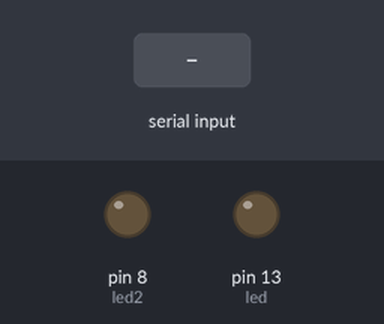
Recording of a sketch running on a simulated Arduino Uno, built with avr-gcc and run on an emulated ATmega328P. Parts: output pins drawn as LEDs (lit = HIGH). The test bench sets the inputs (shaded band).

Above: at 1.2 s.
1.3 s: "1" received over Serial
At 2.0 s:
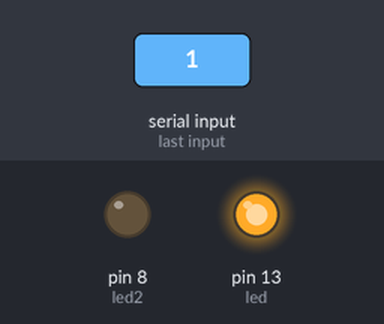
2.8 s: "0" received over Serial
At 3.2 s:
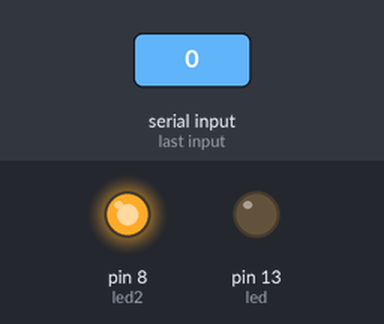
Timing chart, 0 to 5.8 s (numbered marks = the images above; inputs shaded):
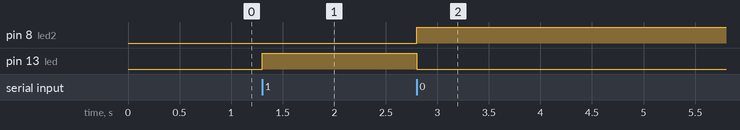

The sketch:

sketch_jan31a.ino
```cpp
int led = 13; // variable int is set as led and GPIO Pin is set as 13
int led2 = 8; // same here,but GPIO is Pin 8

void setup() {
  pinMode(led, OUTPUT);
  pinMode(led2,OUTPUT);
  Serial.begin(9600);  //serial coomunication b/w thonny and arduino is established
}

void loop() {
  if (Serial.available()) {
    char data = Serial.read(); // Char data reads value and stores data on serial
    if (data == '1')
    {
      digitalWrite(led, HIGH);
      digitalWrite(led2, LOW);
    }
    else if (data == '0')
    {
      digitalWrite(led2, HIGH);
      digitalWrite(led, LOW);
    }
  }
}
```

Measured:
- after the input at 1.3 s, pin 13 (led): LOW → HIGH at once
- after the input at 2.8 s, pin 8 (led2): LOW → HIGH at once; pin 13 (led): HIGH → LOW at once
